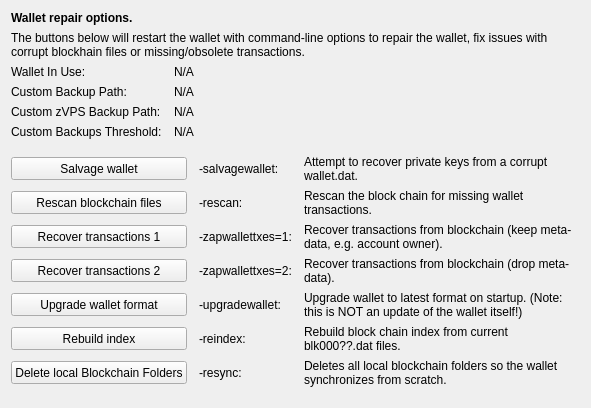
     <widget class="QWidget" name="tab_repair">
      <attribute name="title">
       <string>&amp;Wallet Repair</string>
      </attribute>
      <layout class="QGridLayout" name="gridLayout_4" columnstretch="0,0,0,0">
       <property name="horizontalSpacing">
        <number>12</number>
       </property>
       <item row="0" column="0" colspan="4">
        <widget class="QLabel" name="label_repair_header">
         <property name="font">
          <font>
           <weight>75</weight>
           <bold>true</bold>
          </font>
         </property>
         <property name="text">
          <string>Wallet repair options.</string>
         </property>
        </widget>
       </item>
       <item row="1" column="0" colspan="4">
        <widget class="QLabel" name="label_repair_helptext">
         <property name="font">
          <font>
           <weight>50</weight>
           <bold>false</bold>
          </font>
         </property>
         <property name="text">
          <string>The buttons below will restart the wallet with command-line options to repair the wallet, fix issues with corrupt blockhain files or missing/obsolete transactions.</string>
         </property>
         <property name="wordWrap">
          <bool>true</bool>
         </property>
        </widget>
       </item>
       <item row="2" column="0">
        <widget class="QLabel" name="wallet_path_label">
         <property name="text">
          <string>Wallet In Use:</string>
         </property>
        </widget>
       </item>
       <item row="2" column="1" colspan="3">
        <widget class="QLabel" name="wallet_path">
         <property name="cursor">
          <cursorShape>IBeamCursor</cursorShape>
         </property>
         <property name="text">
          <string>N/A</string>
         </property>
         <property name="textFormat">
          <enum>Qt::PlainText</enum>
         </property>
         <property name="textInteractionFlags">
          <set>Qt::LinksAccessibleByMouse|Qt::TextSelectableByKeyboard|Qt::TextSelectableByMouse</set>
         </property>
        </widget>
       </item>
       <item row="3" column="0">
        <widget class="QLabel" name="wallet_custombackuppath_label">
         <property name="visible">
          <bool>false</bool>
         </property>
         <property name="text">
          <string>Custom Backup Path:</string>
         </property>
        </widget>
       </item>
       <item row="3" column="1" colspan="3">
        <widget class="QLabel" name="wallet_custombackuppath">
         <property name="cursor">
          <cursorShape>IBeamCursor</cursorShape>
         </property>
         <property name="visible">
          <bool>false</bool>
         </property>
         <property name="text">
          <string>N/A</string>
         </property>
         <property name="textFormat">
          <enum>Qt::PlainText</enum>
         </property>
         <property name="textInteractionFlags">
          <set>Qt::LinksAccessibleByMouse|Qt::TextSelectableByKeyboard|Qt::TextSelectableByMouse</set>
         </property>
        </widget>
       </item>
       <item row="4" column="0">
        <widget class="QLabel" name="wallet_customzpivbackuppath_label">
         <property name="visible">
          <bool>false</bool>
         </property>
         <property name="text">
          <string>Custom zVPS Backup Path:</string>
         </property>
        </widget>
       </item>
       <item row="4" column="1" colspan="3">
        <widget class="QLabel" name="wallet_customzpivbackuppath">
         <property name="cursor">
          <cursorShape>IBeamCursor</cursorShape>
         </property>
         <property name="visible">
          <bool>false</bool>
         </property>
         <property name="text">
          <string>N/A</string>
         </property>
         <property name="textFormat">
          <enum>Qt::PlainText</enum>
         </property>
         <property name="textInteractionFlags">
          <set>Qt::LinksAccessibleByMouse|Qt::TextSelectableByKeyboard|Qt::TextSelectableByMouse</set>
         </property>
        </widget>
       </item>
       <item row="5" column="0">
        <widget class="QLabel" name="wallet_custombackupthreshold_label">
         <property name="visible">
          <bool>false</bool>
         </property>
         <property name="text">
          <string>Custom Backups Threshold:</string>
         </property>
        </widget>
       </item>
       <item row="5" column="1" colspan="3">
        <widget class="QLabel" name="wallet_custombackupthreshold">
         <property name="cursor">
          <cursorShape>IBeamCursor</cursorShape>
         </property>
         <property name="visible">
          <bool>false</bool>
         </property>
         <property name="text">
          <string>N/A</string>
         </property>
         <property name="textFormat">
          <enum>Qt::PlainText</enum>
         </property>
         <property name="textInteractionFlags">
          <set>Qt::LinksAccessibleByMouse|Qt::TextSelectableByKeyboard|Qt::TextSelectableByMouse</set>
         </property>
        </widget>
       </item>
       <item row="6" column="0">
        <spacer name="verticalSpacer_repair1">
         <property name="orientation">
          <enum>Qt::Vertical</enum>
         </property>
         <property name="sizeHint" stdset="0">
          <size>
           <width>10</width>
           <height>10</height>
          </size>
         </property>
        </spacer>
       </item>
       <item row="7" column="0" colspan="2">
        <widget class="QPushButton" name="btn_salvagewallet">
         <property name="minimumSize">
          <size>
           <width>100</width>
           <height>23</height>
          </size>
         </property>
         <property name="text">
          <string>Salvage wallet</string>
         </property>
        </widget>
       </item>
       <item row="7" column="2">
        <widget class="QLabel" name="label_repair_salvage_command">
         <property name="text">
          <string notr="true">-salvagewallet:</string>
         </property>
        </widget>
       </item>
       <item row="7" column="3">
        <widget class="QLabel" name="label_repair_salvage">
         <property name="text">
          <string>Attempt to recover private keys from a corrupt wallet.dat.</string>
         </property>
         <property name="wordWrap">
          <bool>true</bool>
         </property>
        </widget>
       </item>
       <item row="8" column="0" colspan="2">
        <widget class="QPushButton" name="btn_rescan">
         <property name="minimumSize">
          <size>
           <width>100</width>
           <height>23</height>
          </size>
         </property>
         <property name="text">
          <string>Rescan blockchain files</string>
         </property>
        </widget>
       </item>
       <item row="8" column="2">
        <widget class="QLabel" name="label_repair_rescan_command">
         <property name="text">
          <string notr="true">-rescan:</string>
         </property>
        </widget>
       </item>
       <item row="8" column="3">
        <widget class="QLabel" name="label_repair_rescan">
         <property name="text">
          <string>Rescan the block chain for missing wallet transactions.</string>
         </property>
         <property name="wordWrap">
          <bool>true</bool>
         </property>
        </widget>
       </item>
       <item row="9" column="0" colspan="2">
        <widget class="QPushButton" name="btn_zapwallettxes1">
         <property name="minimumSize">
          <size>
           <width>100</width>
           <height>23</height>
          </size>
         </property>
         <property name="text">
          <string>Recover transactions 1</string>
         </property>
        </widget>
       </item>
       <item row="9" column="2">
        <widget class="QLabel" name="label_repair_zap1_command">
         <property name="text">
          <string notr="true">-zapwallettxes=1:</string>
         </property>
        </widget>
       </item>
       <item row="9" column="3">
        <widget class="QLabel" name="label_repair_zap1">
         <property name="text">
          <string>Recover transactions from blockchain (keep meta-data, e.g. account owner).</string>
         </property>
         <property name="wordWrap">
          <bool>true</bool>
         </property>
        </widget>
       </item>
       <item row="10" column="0" colspan="2">
        <widget class="QPushButton" name="btn_zapwallettxes2">
         <property name="minimumSize">
          <size>
           <width>100</width>
           <height>23</height>
          </size>
         </property>
         <property name="text">
          <string>Recover transactions 2</string>
         </property>
        </widget>
       </item>
       <item row="10" column="2">
        <widget class="QLabel" name="label_repair_zap2_command">
         <property name="text">
          <string notr="true">-zapwallettxes=2:</string>
         </property>
        </widget>
       </item>
       <item row="10" column="3">
        <widget class="QLabel" name="label_repair_zap2">
         <property name="text">
          <string>Recover transactions from blockchain (drop meta-data).</string>
         </property>
         <property name="wordWrap">
          <bool>true</bool>
         </property>
        </widget>
       </item>
       <item row="11" column="0" colspan="2">
        <widget class="QPushButton" name="btn_upgradewallet">
         <property name="minimumSize">
          <size>
           <width>100</width>
           <height>23</height>
          </size>
         </property>
         <property name="text">
          <string>Upgrade wallet format</string>
         </property>
        </widget>
       </item>
       <item row="11" column="2">
        <widget class="QLabel" name="label_repair_upgrade_command">
         <property name="text">
          <string notr="true">-upgradewallet:</string>
         </property>
        </widget>
       </item>
       <item row="11" column="3">
        <widget class="QLabel" name="label_repair_upgrade">
         <property name="text">
          <string>Upgrade wallet to latest format on startup. (Note: this is NOT an update of the wallet itself!)</string>
         </property>
         <property name="wordWrap">
          <bool>true</bool>
         </property>
        </widget>
       </item>
       <item row="12" column="0" colspan="2">
        <widget class="QPushButton" name="btn_reindex">
         <property name="minimumSize">
          <size>
           <width>100</width>
           <height>23</height>
          </size>
         </property>
         <property name="text">
          <string>Rebuild index</string>
         </property>
        </widget>
       </item>
       <item row="12" column="2">
        <widget class="QLabel" name="label_repair_reindex_command">
         <property name="text">
          <string notr="true">-reindex:</string>
         </property>
        </widget>
       </item>
       <item row="12" column="3">
        <widget class="QLabel" name="label_repair_reindex">
         <property name="text">
          <string>Rebuild block chain index from current blk000??.dat files.</string>
         </property>
         <property name="wordWrap">
          <bool>true</bool>
         </property>
        </widget>
       </item>
       <item row="13" column="0" colspan="2">
        <widget class="QPushButton" name="btn_resync">
         <property name="minimumSize">
          <size>
           <width>100</width>
           <height>23</height>
          </size>
         </property>
         <property name="text">
          <string>Delete local Blockchain Folders</string>
         </property>
        </widget>
       </item>
       <item row="13" column="2">
        <widget class="QLabel" name="label_repair_resync_command">
         <property name="text">
          <string>-resync:</string>
         </property>
        </widget>
       </item>
       <item row="13" column="3">
        <widget class="QLabel" name="label_repair_resync">
         <property name="text">
          <string>Deletes all local blockchain folders so the wallet synchronizes from scratch.</string>
         </property>
         <property name="wordWrap">
          <bool>true</bool>
         </property>
        </widget>
       </item>
       <item row="14" column="0">
        <spacer name="verticalSpacer_repair2">
         <property name="orientation">
          <enum>Qt::Vertical</enum>
         </property>
         <property name="sizeHint" stdset="0">
          <size>
           <width>20</width>
           <height>10</height>
          </size>
         </property>
        </spacer>
       </item>
      </layout>
     </widget>
